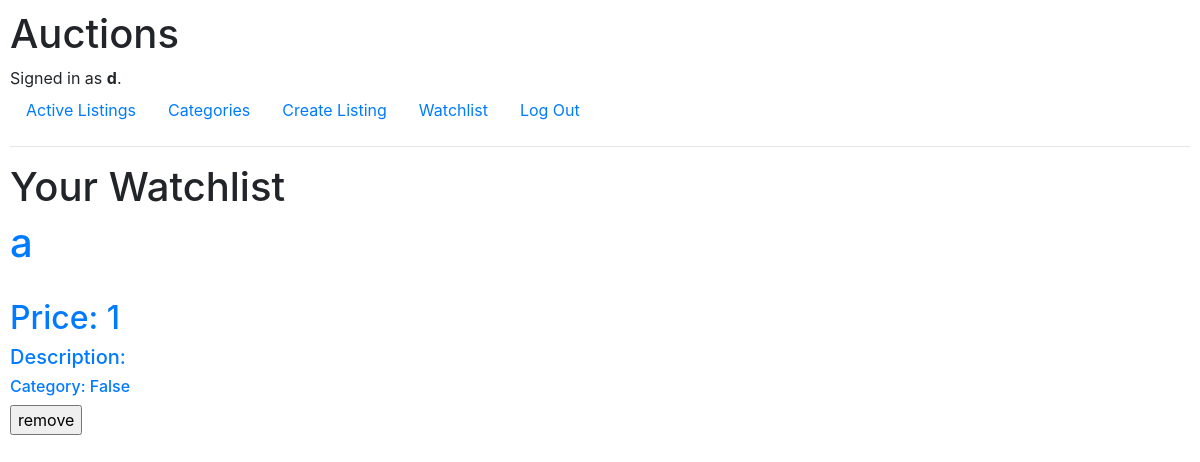
The page /watchlist (signed in) on the database its author committed.
### auctions/models.py (models this page shows)
class User(AbstractUser):
    pass

class Watchlist(models.Model):
    wlister = models.ForeignKey(User, on_delete=models.RESTRICT, null=True, related_name="wlister")
    title = models.CharField(max_length=70)
    description = models.CharField(max_length=200)
    price = models.IntegerField()
    image = models.URLField(blank=True, default=None)
    category = models.CharField(max_length=50)
    last_bid = models.IntegerField(blank=True, null=True)
    bidder = models.ForeignKey(User, on_delete=models.RESTRICT, null=True)

### auctions/views.py (the view)
# urls.py: path("watchlist", views.watchlist, name="watchlist"),
@login_required
def watchlist(request):
    if request.method == "POST":
        listing = request.POST["listing"]
        wlister = request.user
        l = AuctionListings.objects.get(id=listing)
        wl = Watchlist(wlister=wlister, title=l.title, description=l.description, price=l.price, image=l.image, category=l.category, last_bid=l.last_bid)
        wl.save()
        return render(request, "auctions/watchlist.html", {
            "listings": Watchlist.objects.all()
        })
    else:
        return render(request, "auctions/watchlist.html", {
            "listings": Watchlist.objects.all()
        })

### auctions/templates/auctions/watchlist.html (shortened to what this page needs)
{% extends 'auctions/layout.html' %}
{% block body %}
    <h1>Your Watchlist</h1>
    {% for listing in listings %}
        {% if listing.wlister == request.user %}
            <a href="{% url 'listing' listing.id %}">
                <h1>{{ listing.title }}</h1>
                {% if listing.last_bid %}
                <h2>Price: {{ listing.price }}</h2>
                {% else %}
                <h2>Last Bid: {{ listing.last_bid }}</h2>
                {% endif %}
                <h5>Description: {{ listing.description }}</h5>
                <h6>Category: {{ listing.category }}</h6>
            </a>
            <form action="{% url 'remove_wl' %}">
                <input type="submit" value="remove">
            </form>
        {% endif %}
    {% endfor %}
{% endblock %}

### auctions/templates/auctions/layout.html (shortened to what this page needs)
{% load static %}
<!DOCTYPE html>
<html lang="en">
    <head>
        <link rel="stylesheet" href="https://stackpath.bootstrapcdn.com/bootstrap/4.4.1/css/bootstrap.min.css">
        <link href="{% static 'auctions/styles.css' %}" rel="stylesheet">
    </head>
    <body>
        <h1>Auctions</h1>
        <div>
            {% if user.is_authenticated %}
                Signed in as <strong>{{ user.username }}</strong>.
            {% else %}
                Not signed in.
            {% endif %}
        </div>
        <ul class="nav">
            <li class="nav-item">
                <a class="nav-link" href="{% url 'index' %}">Active Listings</a>
            </li>
            <li>
                <a class="nav-link" href="{% url 'categories' %}">Categories</a>
            </li>
            {% if user.is_authenticated %}
                <li class="nav-item">
                    <a class="nav-link" href="{% url 'create' %}">Create Listing</a>
                </li>
                <li>
                    <a class="nav-link" href="{% url 'watchlist' %}">Watchlist</a>
                </li>
                <li class="nav-item">
                    <a class="nav-link" href="{% url 'logout' %}">Log Out</a>
                </li>
            {% endif %}
        </ul>
        <hr>
        {% block body %}
        {% endblock %}
    </body>
</html>

### auctions/static/auctions/styles.css (style rules this page uses)
body { padding: 10px; }

### rows shown on the page
User: username "d"
Watchlist: title "a", price "1", category "False"
